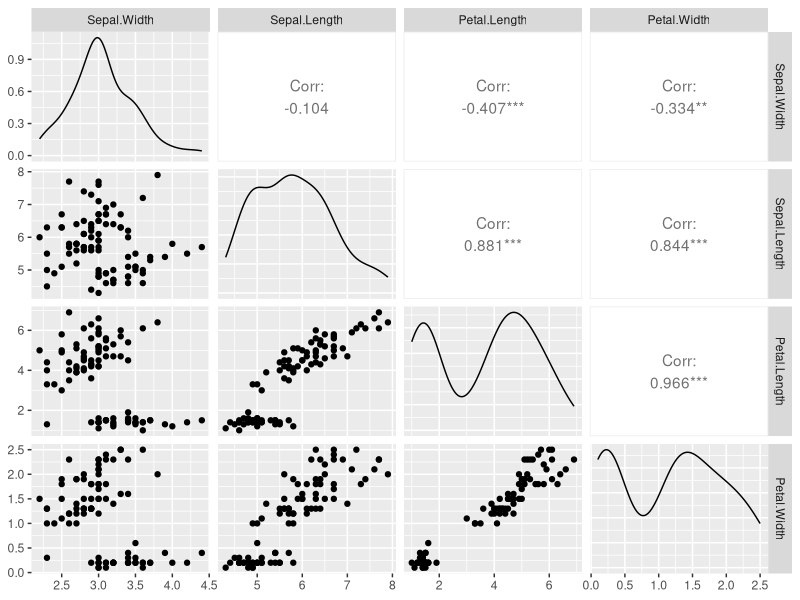
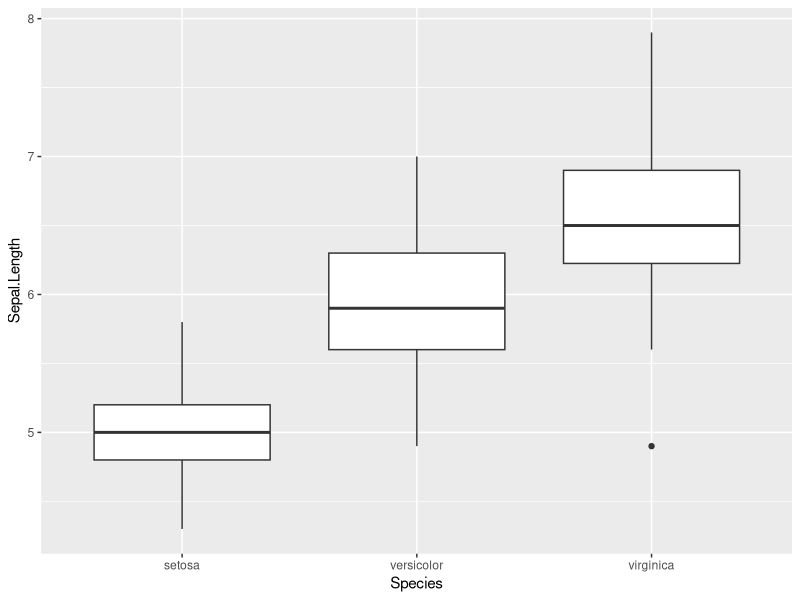
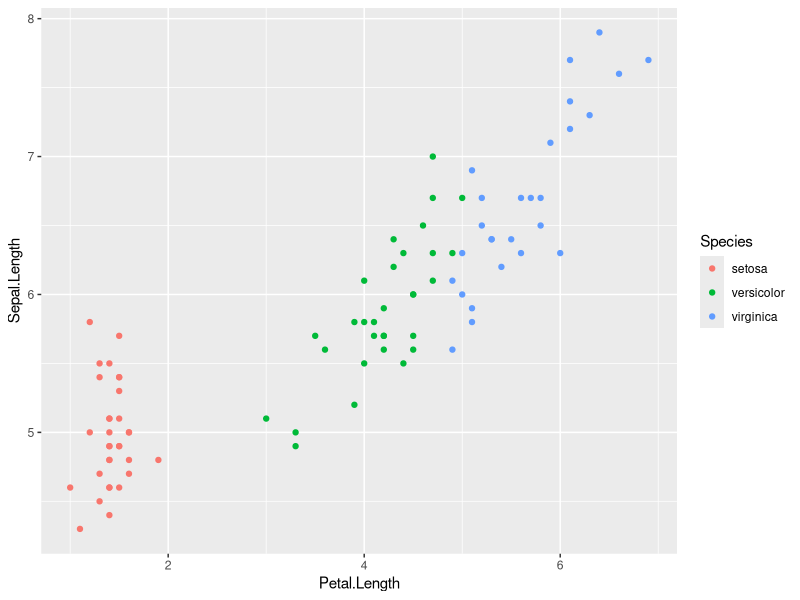
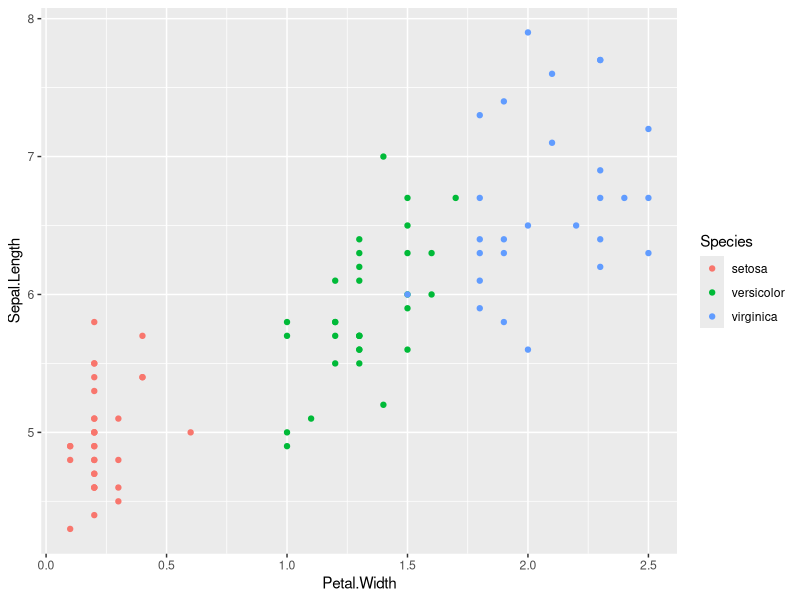
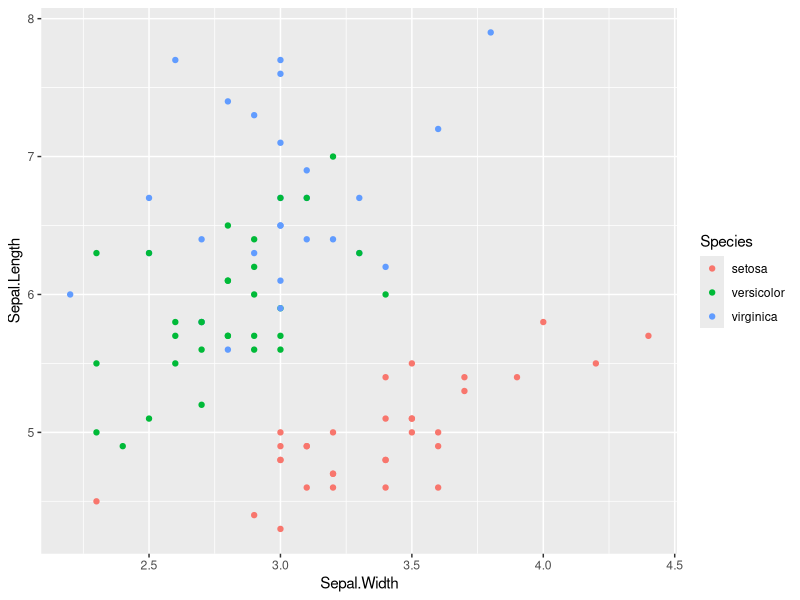
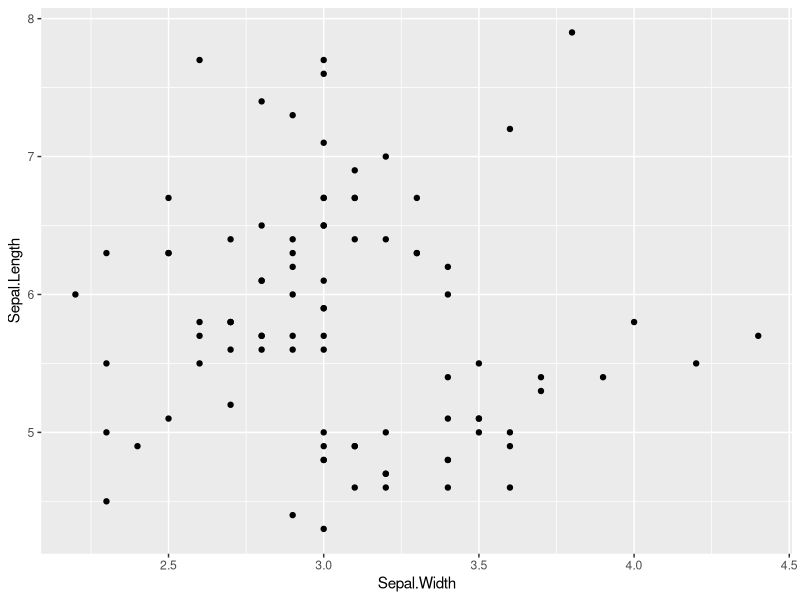
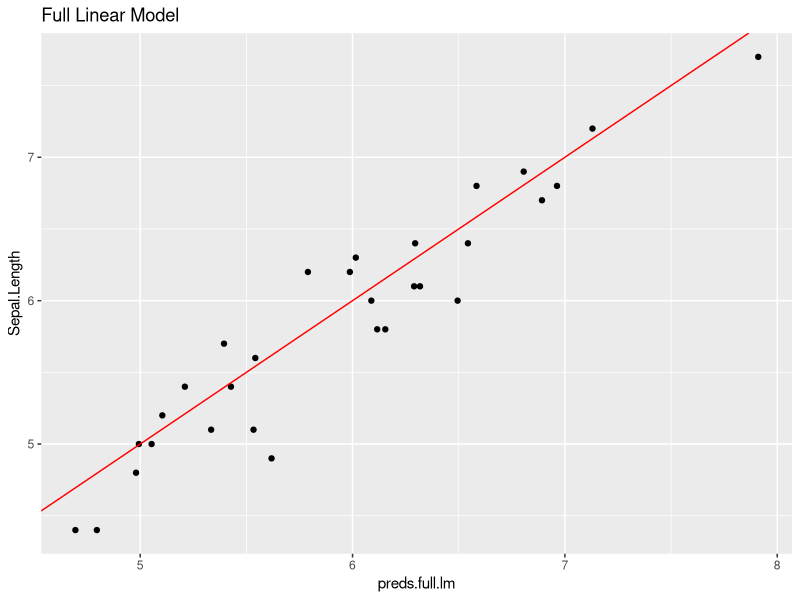
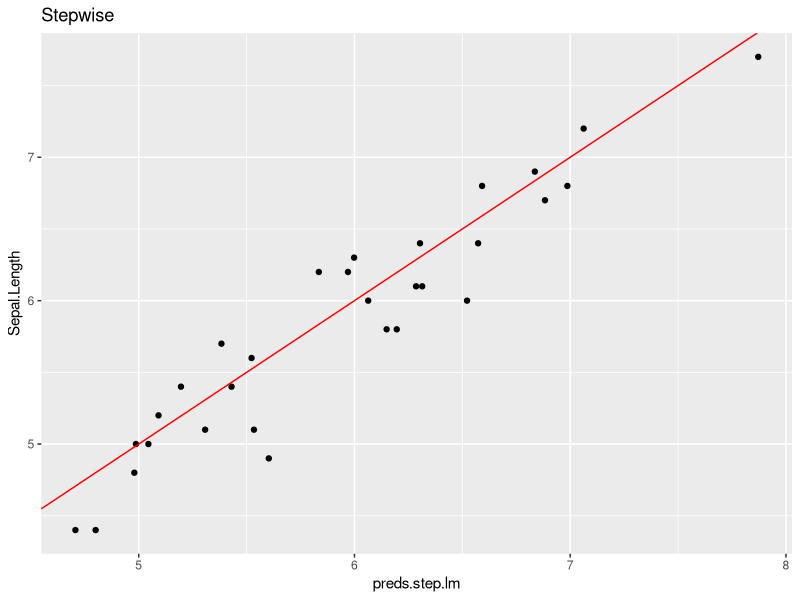

The R source for these figures, in order: (Note: this script raises an error after producing the figures.)
library(stats) # for step() function

# the 'iris' dataset is included with base R
head(iris)
dim(iris)

# good visual images of the variables:
# https://www.math.umd.edu/~petersd/666/html/iris_pca.html
# https://www.snaplogic.com/machine-learning-showcase/iris-flower-classification

# training / test split (no final test set this time)
set.seed(12345)
train.proportion <- 0.6
validation.proportion <- 0.2
test.proportion <- 0.2

# select training data
train.index <- sample(1:nrow(iris), nrow(iris)*train.proportion)
train.data <- iris[train.index,]

# select test and validation from what's left over
holdout.data <- iris[-train.index,]
test.index <- sample(1:nrow(holdout.data), nrow(iris)*test.proportion)
test.data <- holdout.data[test.index,]
validation.data <- holdout.data[-test.index,]

### data exploration ###

# look at the full set of relationships between variables
# install.packages("GGally")
library(GGally)
ggpairs(subset(train.data,select=c(Sepal.Width, Sepal.Length, Petal.Length, Petal.Width)))

# boxplot of Sepal Length vs Species
ggplot(data=iris) +
  geom_boxplot(mapping = aes(x=Species, y=Sepal.Length))

# plot of Sepal Length vs Petal Length for different species
ggplot(data=train.data) + 
  geom_point(mapping = aes(x=Petal.Length, y=Sepal.Length, col=Species))

# plot of Sepal Length vs Petal Width for different species
ggplot(data=train.data) + 
  geom_point(mapping = aes(x=Petal.Width, y=Sepal.Length, col=Species))

# plot of Sepal Length vs Sepal Width for different species
ggplot(data=train.data) + 
  geom_point(mapping = aes(x=Sepal.Width, y=Sepal.Length, col=Species))

# notice the difference if we ignore species:
ggplot(data=train.data) + 
  geom_point(mapping = aes(x=Sepal.Width, y=Sepal.Length))

# note: there appear to be different relationships between these variables 
# for different species


### Train some models ###

# train a linear model for Petal Length against each predictor individually

# Petal Length as predictor
petal.length.lm <- lm(data = train.data, Sepal.Length ~ Petal.Length)
summary(petal.length.lm)

# Petal Width as predictor
petal.width.lm <- lm(data = train.data, Sepal.Length ~ Petal.Width)
summary(petal.width.lm)

# Sepal Width as predictor
sepal.width.lm <- lm(data = train.data, Sepal.Length ~ Sepal.Width)
summary(sepal.width.lm)

# Species 
species.lm <- lm(data = train.data, Sepal.Length ~ Species)
summary(species.lm)

  # aside: what does a linear model with only categorical predictors actually do?
  species.lm.preds <- predict(species.lm, newdata = train.data)
  head(species.lm.preds)
  table(species.lm.preds)
  
  library(tidyverse)
  train.data %>%
    group_by(Species) %>%
    summarise(avg_length=mean(Sepal.Length))

# Throw everything in together
full.lm <- lm(data=train.data, Sepal.Length ~ .)
summary(full.lm)
# Multiple R-squared:  0.8737,	Adjusted R-squared:  0.8661

# backward stepwise regression
step.lm.backward <- step(full.lm, direction = "backward")
summary(step.lm.backward)
# Multiple R-squared:  0.8726,	Adjusted R-squared:  0.8666

# what gets dropped?
# is this what you would expect?

# forward stepwise regression
dummy.lm <- lm(data=train.data, Sepal.Length ~ 1)
summary(dummy.lm)
step.lm.forward <- step(dummy.lm, direction = "forward",
                        scope=list(lower=dummy.lm, upper=full.lm))
summary(step.lm.forward)
summary(step.lm.backward)

# any difference in predictors used?
# any difference in coefficients?

# pick the 2 "best" predictors (at least according to stepwise regression)
step.lm.forward.2 <- step(dummy.lm, direction = "forward",
                        scope=list(lower=dummy.lm, upper=full.lm),
                        steps=2)
summary(step.lm.forward.2)

### Feature Engineering ###

# add an interaction term
inter.lm.1 <- lm(data=train.data, Sepal.Length ~ . + Sepal.Width*Species)
summary(inter.lm.1)
# Multiple R-squared:  0.8812,	Adjusted R-squared:  0.8711 
# why isn't there a Sepal.Width:Speciessetosa term?

# add a bunch of interaction terms
inter.lm <- lm(data=train.data, Sepal.Length ~ . + Sepal.Width*Species + 
                 Petal.Length*Species + Petal.Width*Species + 
                 Petal.Width * Sepal.Width + Sepal.Width * Petal.Length + 
                 Petal.Length * Petal.Width)
summary(inter.lm)
# Multiple R-squared:  0.8953,	Adjusted R-squared:  0.8757 
# full.lm version:
# Multiple R-squared:  0.8737,	Adjusted R-squared:  0.8661

# run stepwise regression again
step.lm.backward.inter <- step(inter.lm, direction="backward")
summary(step.lm.backward.inter)
# Multiple R-squared:  0.8899,	Adjusted R-squared:  0.879 

# what looks like the best model, according to R-squared? Adjusted R-squared?


# what looks like the best model? (according to RMSE)
# sqrt(mean(full.lm$residuals^2))
# sqrt(mean(step.lm.backward$residuals^2))
# sqrt(mean(inter.lm$residuals^2))
# sqrt(mean(step.lm.backward.inter$residuals^2))
# sqrt(mean(petal.length.lm$residuals^2))


### Model Testing ###

# produce predictions for the validation set for each model
validation.data$preds.full.lm <- predict(full.lm, newdata=validation.data)
validation.data$preds.step.lm <- predict(step.lm.backward, newdata=validation.data)
validation.data$preds.inter.lm <- predict(inter.lm, newdata=validation.data)
validation.data$preds.step.inter.lm <- predict(step.lm.backward.inter, newdata = validation.data)
validation.data$preds.petal.length.lm <- predict(petal.length.lm, newdata = validation.data)


# plot actual values vs. predictions for each model
ggplot(data=validation.data) + 
  geom_point(mapping = aes(x=preds.full.lm, y=Sepal.Length)) + 
  geom_abline(intercept = 0, slope = 1, color = "red") + 
  ggtitle("Full Linear Model")

ggplot(data=validation.data) + 
  geom_point(mapping = aes(x=preds.step.lm, y=Sepal.Length)) + 
  geom_abline(intercept = 0, slope = 1, color = "red") + 
  ggtitle("Stepwise")

ggplot(data=validation.data) + 
  geom_point(mapping = aes(x=preds.inter.lm, y=Sepal.Length)) + 
  geom_abline(intercept = 0, slope = 1, color = "red") + 
  ggtitle("Full Interaction Terms")
+ xlim(0,25) + ylim(0,25)

ggplot(data=validation.data) + 
  geom_point(mapping = aes(x=preds.step.inter.lm, y=Sepal.Length)) + 
  geom_abline(intercept = 0, slope = 1, color = "red") + 
  ggtitle("Stepwise with Interaction Terms")

ggplot(data=validation.data) + 
  geom_point(mapping = aes(x=preds.petal.length.lm, y=Sepal.Length)) + 
  geom_abline(intercept = 0, slope = 1, color = "red") + 
  ggtitle("Petal Length Only")

# do these look like good relationships?

# accuracy metrics for each model
library(forecast)
accuracy(validation.data$preds.full.lm, validation.data$Sepal.Length)
accuracy(validation.data$preds.step.lm, validation.data$Sepal.Length)
accuracy(validation.data$preds.inter.lm, validation.data$Sepal.Length)
accuracy(validation.data$preds.step.inter.lm, validation.data$Sepal.Length)
accuracy(validation.data$preds.petal.length.lm, validation.data$Sepal.Length)

# which model performs best against the validation set?
# have any of the models overfit the training data? how can we tell?

# R-squared for the validation results
cor(validation.data$preds.full.lm, validation.data$Sepal.Length)^2
cor(validation.data$preds.step.lm, validation.data$Sepal.Length)^2
cor(validation.data$preds.inter.lm, validation.data$Sepal.Length)^2
cor(validation.data$preds.step.inter.lm, validation.data$Sepal.Length)^2
cor(validation.data$preds.petal.length.lm, validation.data$Sepal.Length)^2

# is this a good measure of actual model performance?
# does it have any issues?
cor(validation.data$preds.full.lm, validation.data$Sepal.Length)^2
cor(validation.data$preds.full.lm + 10, validation.data$Sepal.Length)^2

# an unbiased metric that is comparable to R-squared
# but against out-of-sample data
rsq.validation <- function(preds, actuals) {
  SSE <- sum((actuals - preds) ^ 2)
  SST <- sum((actuals - mean(actuals)) ^ 2)
  rsq.validation.value <- (1 - SSE / SST)
  return(rsq.validation.value)
}

# "validation R-squared" for each model
rsq.validation(validation.data$preds.full.lm, validation.data$Sepal.Length)
rsq.validation(validation.data$preds.step.lm, validation.data$Sepal.Length)
rsq.validation(validation.data$preds.inter.lm, validation.data$Sepal.Length)
rsq.validation(validation.data$preds.step.inter.lm, validation.data$Sepal.Length)
rsq.validation(validation.data$preds.petal.length.lm, validation.data$Sepal.Length)

# for comparison:
cor(validation.data$preds.full.lm, validation.data$Sepal.Length)^2
rsq.validation(validation.data$preds.full.lm, validation.data$Sepal.Length)

cor(validation.data$preds.full.lm+1, validation.data$Sepal.Length)^2
rsq.validation(validation.data$preds.full.lm+1, validation.data$Sepal.Length)

# which model do we think is really the "best", with what we've seen so far?


# produce predictions for the test set for each model
test.data$preds.full.lm <- predict(full.lm, newdata=test.data)
test.data$preds.step.lm <- predict(step.lm.backward, newdata=test.data)
test.data$preds.inter.lm <- predict(inter.lm, newdata=test.data)
test.data$preds.step.inter.lm <- predict(step.lm.backward.inter, newdata = test.data)
test.data$preds.petal.length.lm <- predict(petal.length.lm, newdata = test.data)

# accuracy against the test set
accuracy(test.data$preds.full.lm, test.data$Sepal.Length)
accuracy(test.data$preds.step.lm, test.data$Sepal.Length)
accuracy(test.data$preds.inter.lm, test.data$Sepal.Length)
accuracy(test.data$preds.step.inter.lm, test.data$Sepal.Length)
accuracy(test.data$preds.petal.length.lm, test.data$Sepal.Length)

# are the test results similar?
# should we change our mind about which model is best?

# what is our best estimate of the model's "true" performance?
